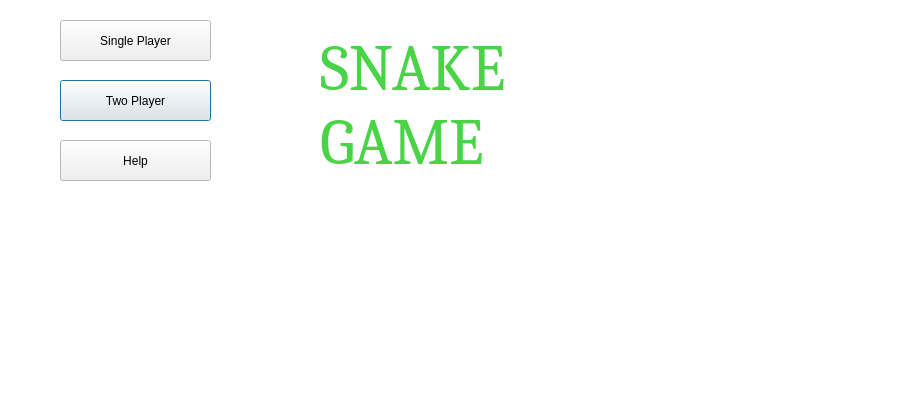
<?xml version="1.0" encoding="UTF-8"?>
<ui version="4.0">
 <class>MainMenu</class>
 <widget class="QDialog" name="MainMenu">
  <property name="geometry">
   <rect>
    <x>0</x>
    <y>0</y>
    <width>900</width>
    <height>400</height>
   </rect>
  </property>
  <property name="palette">
   <palette>
    <active>
     <colorrole role="Base">
      <brush brushstyle="SolidPattern">
       <color alpha="255">
        <red>255</red>
        <green>255</green>
        <blue>255</blue>
       </color>
      </brush>
     </colorrole>
     <colorrole role="Window">
      <brush brushstyle="SolidPattern">
       <color alpha="255">
        <red>255</red>
        <green>255</green>
        <blue>255</blue>
       </color>
      </brush>
     </colorrole>
    </active>
    <inactive>
     <colorrole role="Base">
      <brush brushstyle="SolidPattern">
       <color alpha="255">
        <red>255</red>
        <green>255</green>
        <blue>255</blue>
       </color>
      </brush>
     </colorrole>
     <colorrole role="Window">
      <brush brushstyle="SolidPattern">
       <color alpha="255">
        <red>255</red>
        <green>255</green>
        <blue>255</blue>
       </color>
      </brush>
     </colorrole>
    </inactive>
    <disabled>
     <colorrole role="Base">
      <brush brushstyle="SolidPattern">
       <color alpha="255">
        <red>255</red>
        <green>255</green>
        <blue>255</blue>
       </color>
      </brush>
     </colorrole>
     <colorrole role="Window">
      <brush brushstyle="SolidPattern">
       <color alpha="255">
        <red>255</red>
        <green>255</green>
        <blue>255</blue>
       </color>
      </brush>
     </colorrole>
    </disabled>
   </palette>
  </property>
  <property name="windowTitle">
   <string>Dialog</string>
  </property>
  <widget class="QPushButton" name="twoPlayerButton">
   <property name="geometry">
    <rect>
     <x>60</x>
     <y>80</y>
     <width>151</width>
     <height>41</height>
    </rect>
   </property>
   <property name="text">
    <string>Two Player</string>
   </property>
  </widget>
  <widget class="QPushButton" name="singlePlayerButton">
   <property name="geometry">
    <rect>
     <x>60</x>
     <y>20</y>
     <width>151</width>
     <height>41</height>
    </rect>
   </property>
   <property name="text">
    <string>Single Player</string>
   </property>
  </widget>
  <widget class="QPushButton" name="helpButton">
   <property name="geometry">
    <rect>
     <x>60</x>
     <y>140</y>
     <width>151</width>
     <height>41</height>
    </rect>
   </property>
   <property name="sizePolicy">
    <sizepolicy hsizetype="Minimum" vsizetype="Maximum">
     <horstretch>0</horstretch>
     <verstretch>0</verstretch>
    </sizepolicy>
   </property>
   <property name="text">
    <string>Help</string>
   </property>
  </widget>
  <widget class="QLabel" name="label_2">
   <property name="geometry">
    <rect>
     <x>320</x>
     <y>30</y>
     <width>271</width>
     <height>151</height>
    </rect>
   </property>
   <property name="palette">
    <palette>
     <active>
      <colorrole role="WindowText">
       <brush brushstyle="SolidPattern">
        <color alpha="255">
         <red>72</red>
         <green>212</green>
         <blue>70</blue>
        </color>
       </brush>
      </colorrole>
     </active>
     <inactive>
      <colorrole role="WindowText">
       <brush brushstyle="SolidPattern">
        <color alpha="255">
         <red>72</red>
         <green>212</green>
         <blue>70</blue>
        </color>
       </brush>
      </colorrole>
     </inactive>
     <disabled>
      <colorrole role="WindowText">
       <brush brushstyle="SolidPattern">
        <color alpha="255">
         <red>120</red>
         <green>120</green>
         <blue>120</blue>
        </color>
       </brush>
      </colorrole>
     </disabled>
    </palette>
   </property>
   <property name="font">
    <font>
     <family>Cambria</family>
     <pointsize>48</pointsize>
    </font>
   </property>
   <property name="text">
    <string>SNAKE 
GAME</string>
   </property>
  </widget>
  <widget class="QLabel" name="label">
   <property name="geometry">
    <rect>
     <x>0</x>
     <y>0</y>
     <width>900</width>
     <height>370</height>
    </rect>
   </property>
   <property name="text">
    <string/>
   </property>
  </widget>
  <zorder>label</zorder>
  <zorder>twoPlayerButton</zorder>
  <zorder>singlePlayerButton</zorder>
  <zorder>helpButton</zorder>
  <zorder>label_2</zorder>
 </widget>
 <resources/>
 <connections/>
</ui>
